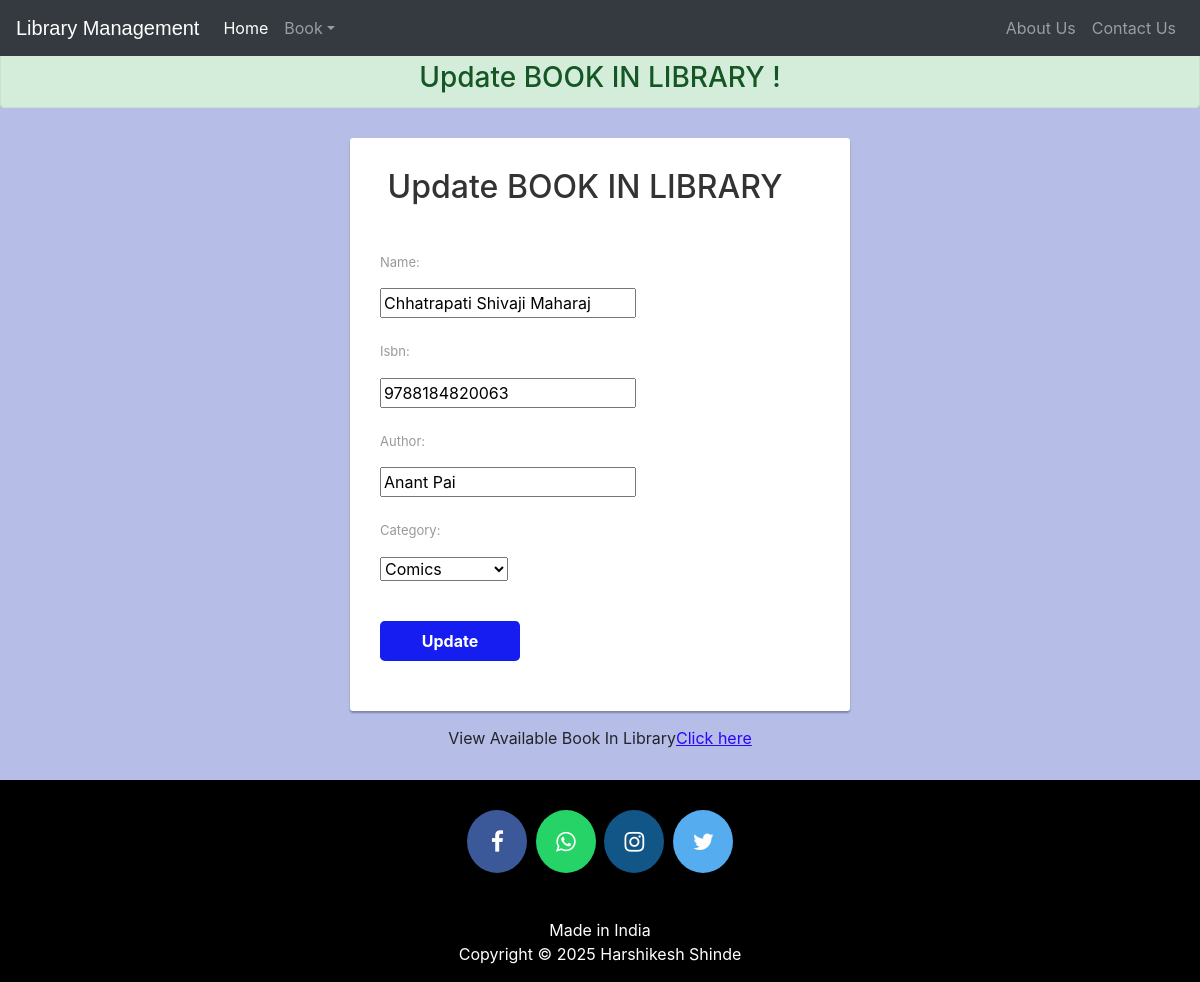
The page /updatebook/6/ on the database its author committed.
### library/models.py (models this page shows, shortened)
class Book(models.Model):
    catchoice= [
        ('education', 'Education'),
        ('entertainment', 'Entertainment'),
        ('comics', 'Comics'),
        ('biography', 'Biographie'),
        ('history', 'History'),
        ]
    name=models.CharField(max_length=30)
    isbn=models.PositiveIntegerField()
    author=models.CharField(max_length=40)
    category=models.CharField(max_length=30,choices=catchoice,default='education')

### library/views.py (the view)
# urls.py: path('updatebook/<int:id>/',views.updatebook_view, name='updatebook'),
def updatebook_view(request, id):
    book = get_object_or_404(Book,id=id)
    form = forms.BookForm(instance=book)
    if request.method=='POST':
        form = forms.BookForm(request.POST, instance=book)
        if form.is_valid():
            form.save()
            return HttpResponseRedirect('/viewbook')
    return render(request, 'library/updatebook.html',{'form':form})

### library/forms.py
class BookForm(forms.ModelForm):
    class Meta:
        model=models.Book
        fields=['name','isbn','author','category']

### templates/library/updatebook.html (shortened to what this page needs)
<!DOCTYPE html>
<html lang="en" dir="ltr">
  <head>
    <link rel="stylesheet" href="https://stackpath.bootstrapcdn.com/bootstrap/4.3.1/css/bootstrap.min.css">
    <link rel="stylesheet" href="https://maxcdn.bootstrapcdn.com/font-awesome/4.7.0/css/font-awesome.min.css">
  </head>
  <body style="background-color:#b6bde7;">
    {% include "library/navbaradmin.html" %}
    <br>
    <br>
<center><h3 style=" margin-bottom: 0px;"class = 'alert alert-success'>Update BOOK IN LIBRARY !</h3></center>
    <div class="signup-form">
        <form  method="post" class="form-horizontal">
    			<center><h2>Update BOOK IN LIBRARY</h2></center>
            {% for field in form %}
            <div class="form-group">
              <label class="control-label col-xs-4">{{ field.label_tag }}</label>
              <div class="col-xs-8">
              {{ field }}
               </div>
            </div>
            {% endfor %}
    		<div class="form-group">
    			<div class="col-xs-8 col-xs-offset-4">
            <button type="submit" class="btn btn-primary btn-lg">Update</button>
    			</div>
    		</div>
        </form>
    	<div class="text-center">View Available Book In Library<a href="viewbook">Click here</a></div>
    </div>
    {% include "library/footer.html" %}
  </body>
</html>

### templates/library/updatebook.html (style rules this page uses)
body { color: #aa082e; background-color: : #b6bde7 !important; font-family: 'Roboto', sans-serif; }
.form-control, .btn { border-radius: 3px; }
.signup-form { width: 500px; margin: 0 auto; padding: 30px 0; }
.signup-form h2 { color: #333; margin: 0 0 30px 0; display: inline-block; padding: 0 30px 10px 0; border-bottom: 3px solid #ffffff; }
.signup-form form { color: #999; border-radius: 3px; margin-bottom: 15px; background: #fff; box-shadow: 0px 2px 2px rgba(0, 0, 0, 0.3); padding: 30px; }
.signup-form .form-group { margin-bottom: 20px; }
.signup-form label { font-weight: normal; font-size: 13px; }
.signup-form .btn { font-size: 16px; font-weight: bold; background: #161df0; border: none; margin-top: 20px; min-width: 140px; }
.signup-form a { color: #2b04ff; text-decoration: underline; }

### rows shown on the page
Book: form "Chhatrapati Shivaji Maharaj" "9788184820063" "Anant Pai" "Comics"

### other values the page prints
{{ field.label_tag }} "Name:" "Isbn:" "Author:" "Category:"
